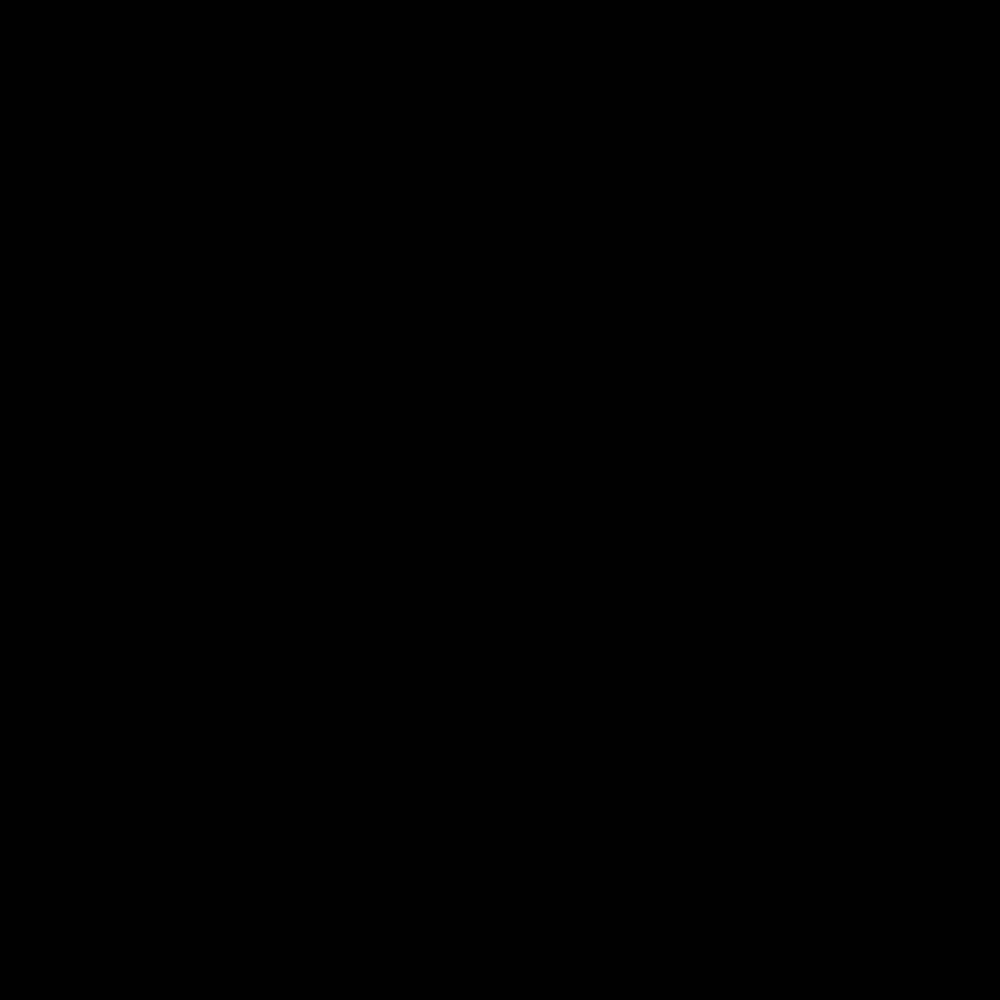
Frame 1 (no input)
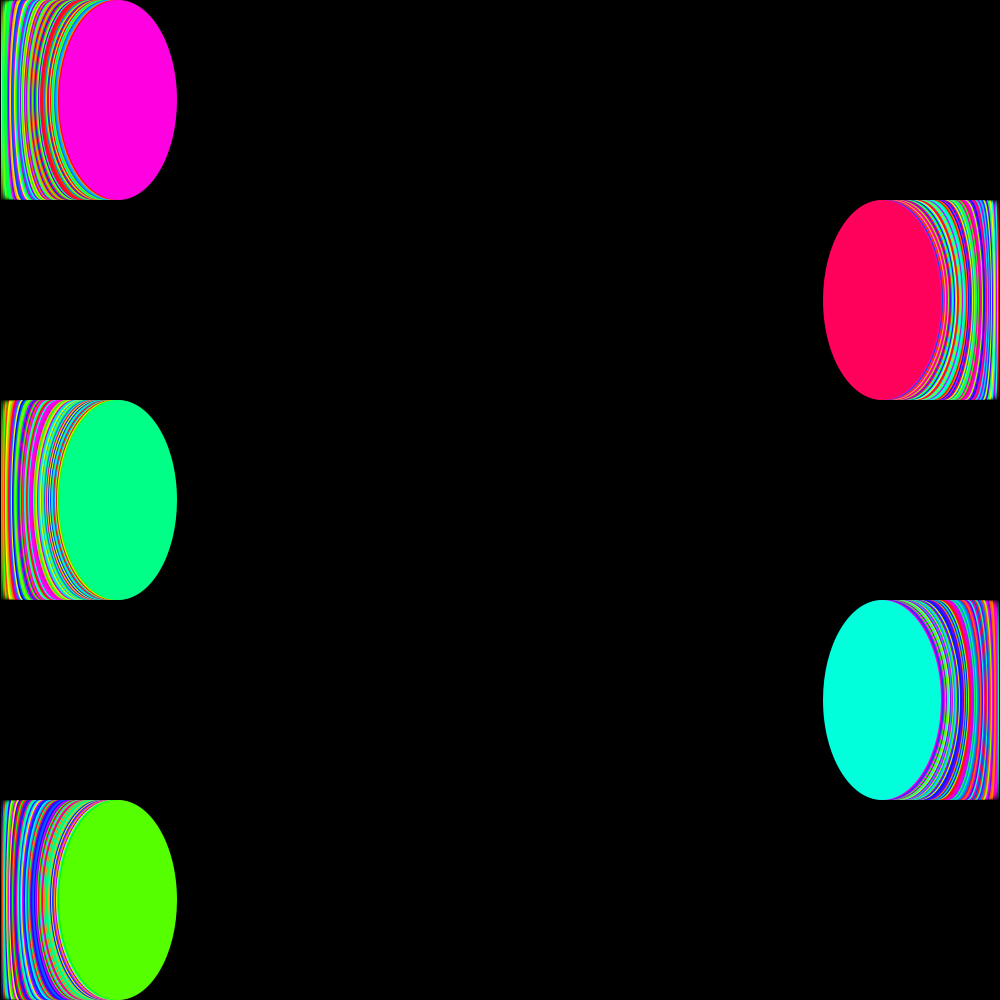
Frame 60 (the mouse pressed at the canvas centre just before this capture)
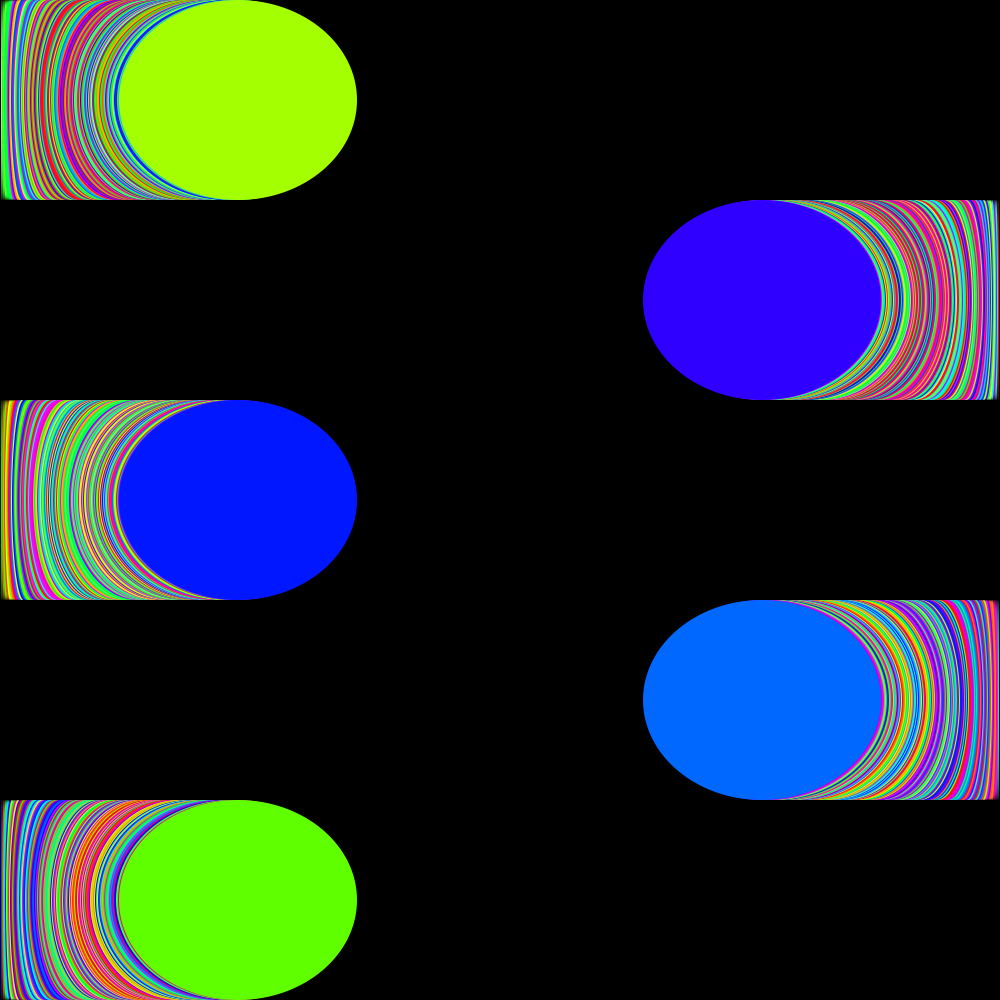
Frame 120 (the mouse held since frame 60 and released just before this capture)

The Processing sketch that drew these frames (run headless with seeded random() and noise(); from frame 60 on, the mouse is pressed at the canvas centre):

// Processing sketch: processing_136280
// ── processing_136280.pde

/* OpenProcessing Tweak of *@*http://www.openprocessing.org/sketch/132618*@* */
/* !do not delete the line above, required for linking your tweak if you upload again */
int x=0;
void setup () {
  size(1000,1000);
  background(0);
  noStroke();
  colorMode(HSB);
}
void draw () {
fill(random(255),255,255);
  ellipse(x, 100, x, 200);
  fill(random(255),255,255);
  ellipse(width-x, 300, x, 200);
 fill(random(255),255,255);
  ellipse(x, 500, x, 200);
  fill(random(255),255,255);
  ellipse(width-x, 700, x, 200);
  fill(random(255),255,255);
  ellipse(x, 900, x, 200);
  fill(random(255),255,255);
  ellipse(width-x, 1100, x, 200);
  fill(random(255),255,255);
  ellipse(x, 1300, x, 200);
  fill(random(255),255,255);
  ellipse(width-x, 1500, x, 200);
 fill(random(255),255,255);
  ellipse(x, 1700, x, 200);
  fill(random(255),255,255);
  ellipse(width-x, 1900, x, 200);
  x+=2;
}
